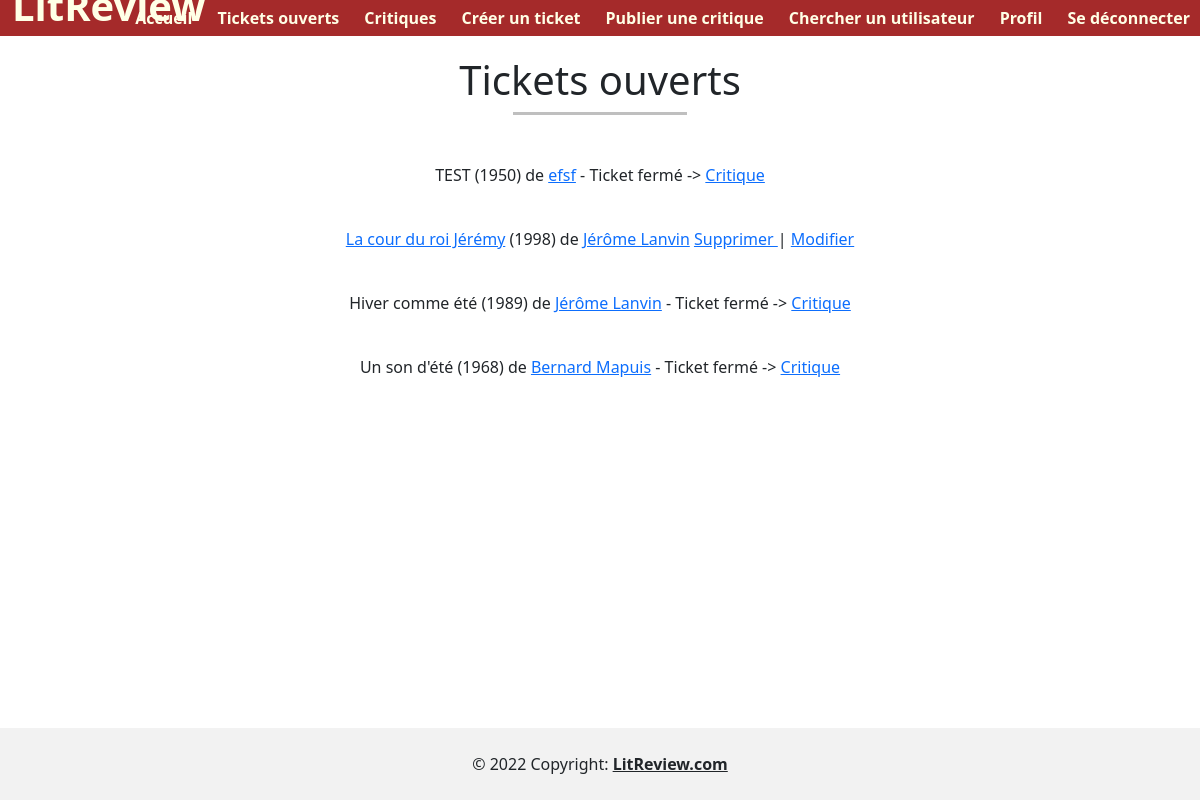
The app's page /profile/tickets/ (signed in), older data.
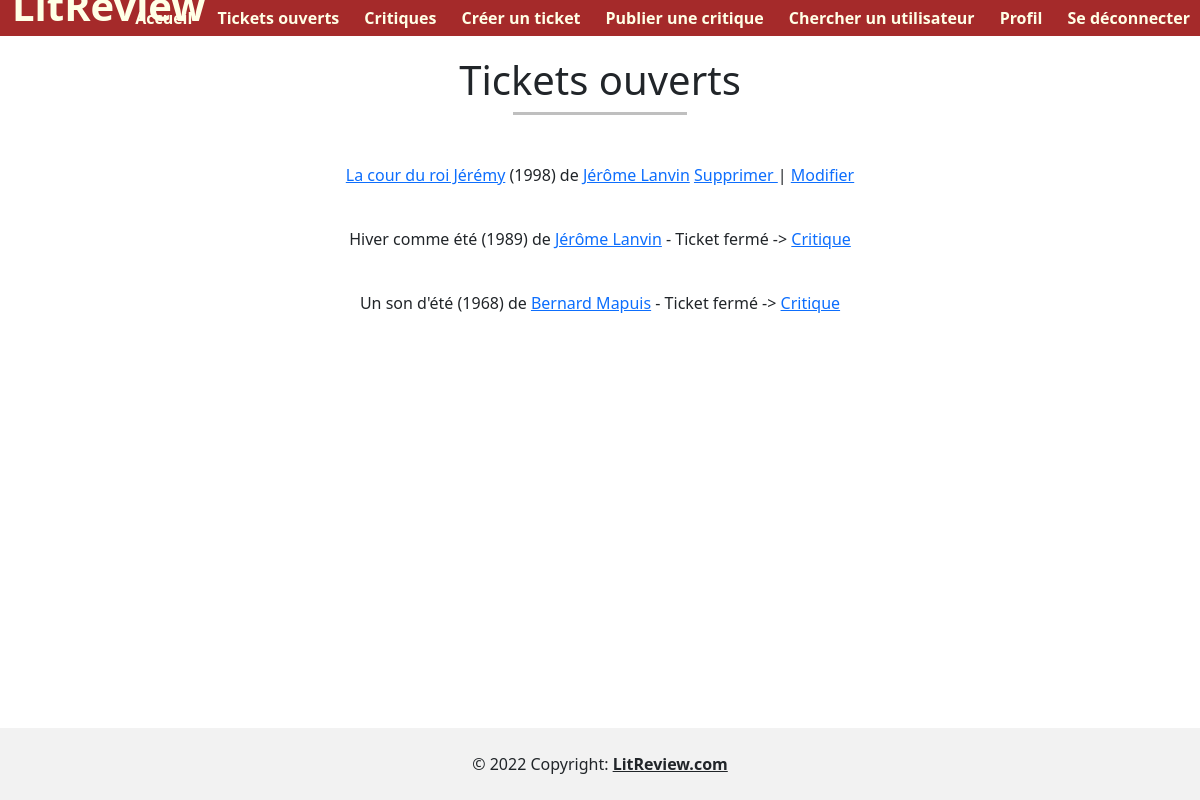
The same page, newer data.
### blog/models.py (models this page shows, shortened)
class Ticket(models.Model):
    content_reference = models.CharField(verbose_name='Titre de la référence', max_length=80)
    content_author = models.CharField(verbose_name='Nom de l\'auteur', max_length=80)
    content_picture = models.ImageField(verbose_name='Image', upload_to='ticket', blank=True, null=True)
    publication_year = models.IntegerField(verbose_name='Date de publication',
                                           validators=[MinValueValidator(-400),
                                                       MaxValueValidator(datetime.date.today().year+1)],
                                           blank=True, null=True)
    user = models.ForeignKey(settings.AUTH_USER_MODEL, on_delete=models.CASCADE, blank=True, null=True)
    user_comment = models.TextField(verbose_name='Commentaire', max_length=300)
    status = models.BooleanField(default=True)
    time_created = models.DateTimeField(auto_now_add=True, blank=True, null=True)
    class Meta:
        ordering = ['-time_created']

class Review(models.Model):
    RATING_CHOICE = [(1, "1"), (2, "2"), (3, "3"), (4, "4"), (5, "5")]
    ticket = models.ForeignKey(to=Ticket, on_delete=models.CASCADE, blank=True, null=True)
    rating = models.PositiveSmallIntegerField(verbose_name='Notes', choices=RATING_CHOICE)
    headline = models.CharField(verbose_name="Titre", max_length=32)
    body = models.TextField(verbose_name="Critique", max_length=8192, blank=True)
    user = models.ForeignKey(to=settings.AUTH_USER_MODEL, on_delete=models.CASCADE)
    time_created = models.DateTimeField(auto_now_add=True)
    content_reference = models.CharField(verbose_name='Titre de la référence', max_length=80, blank=True, null=True)
    content_author = models.CharField(verbose_name='Nom de l\'auteur', max_length=80, blank=True, null=True)
    content_picture = models.ImageField(verbose_name='Image', upload_to='ticket', blank=True, null=True)
    publication_year = models.IntegerField(verbose_name='Date de publication',
                                           validators=[MinValueValidator(-400),
                                                       MaxValueValidator(datetime.date.today().year+1)],
                                           blank=True, null=True)
    class Meta:
        ordering = ['-time_created']

### blog/views.py (the view)
# urls.py: path('profile/tickets/', views.profile_tickets, name='profile-tickets'),
@login_required
def profile_tickets(request):
    guest_tickets = Ticket.objects.filter(user=request.user)
    reviews = [review for review in Review.objects.all() if review.ticket is not False]
    context = {
        'item_list': guest_tickets,
        'review_list': reviews,
        'heading_one': 'Tickets ouverts',
        'empty_message': 'Je n\'ai pas encore ouvert de ticket',
        'page_ref': 'ticket-page',
        'delete_item': 'delete-ticket',
        'modify_item': 'modify-ticket',
    }
    return render(request, 'user/profile_list.html', context=context)

### blog/templatetags/blog_extras.py (called while the page is built)
@register.filter
def model_type(value):
    return type(value).__name__

@register.simple_tag(takes_context=True)
def add_paranthesis(context, content):
    if content:
        return f'({content})'
    else:
        return ''

### blog/templates/user/profile_list.html (shortened to what this page needs)
{% extends 'base.html' %}
{% load blog_extras %}
{% block content %}
<h1> {{ heading_one }} </h1>
<hr><br><br>
<div class="content-items">
{% if item_list %}
    {% for item in item_list %}
            <p>
                {% if item.status == False and item|model_type == "Ticket" %}
                    <a> {{item.content_reference }}</a>
                {% else %}
                    <a href="{% url page_ref item.id %}" >{{ item.content_reference }}</a>
                {% endif %}
                {% add_paranthesis item.publication_year %}
                de <a href="{% url 'author-page' item.content_author %}">{{ item.content_author }}</a>
                {% if item.status != True and item|model_type == 'Ticket' %}
                    <a> - Ticket fermé -> </a>
                    {% for review in review_list %}
                        {% if review.ticket.id == item.id %}
                            <a href="{% url 'show-review' review.id %}"> Critique </a>
                        {% endif %}
                    {% endfor %}
                {% else %}
                        <a href="{% url delete_item item.id %}" > Supprimer </a> |
                        <a href="{% url modify_item item.id %}" > Modifier </a>
                {% endif %}
            </p>
            <br>
    {% endfor %}
{% else %}
    <i> {{ empty_message }} </i>
{% endif %}
</div>
{% endblock %}

Row changes from the older to the newer data that the page shows:
removed Ticket: content_reference "TEST", publication_year "(1950)", content_author "efsf", status "- Ticket fermé ->"
removed Review: shows "Critique", shown under "TEST"
